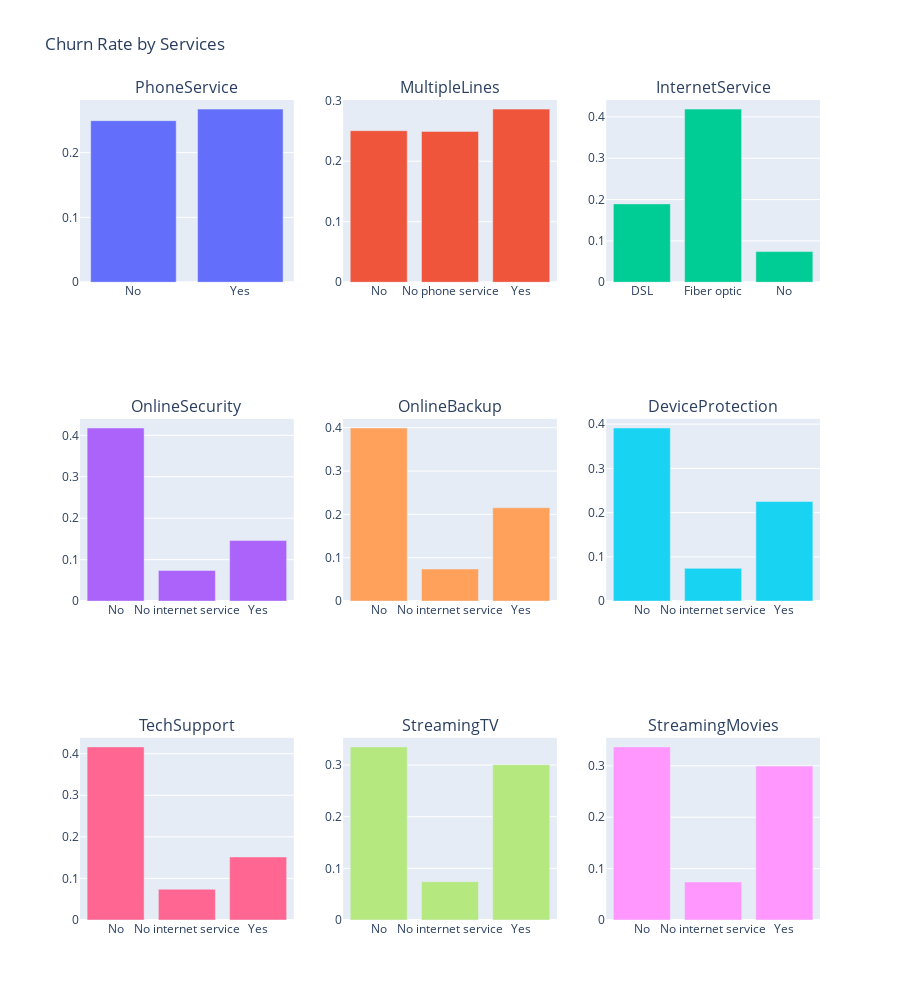

Notebook code cell kept with this figure:
### Markdown cell above
### Churn Rate by Services

### Code cell
service_columns = ['PhoneService', 'MultipleLines', 'InternetService', 'OnlineSecurity',
                  'OnlineBackup', 'DeviceProtection', 'TechSupport', 'StreamingTV', 'StreamingMovies']

churn_rates = []
for service in service_columns:
    churn_rate = df.groupby(service)['Churn'].value_counts(normalize=True).unstack()
    churn_rates.append(churn_rate)

# Create subplots for services
fig_services = make_subplots(
    rows=3,
    cols=3,
    subplot_titles=service_columns
)

for idx, (service, churn_rate) in enumerate(zip(service_columns, churn_rates)):
    row = idx // 3 + 1
    col = idx % 3 + 1
    
    fig_services.add_trace(
        go.Bar(x=churn_rate.index, y=churn_rate['Yes'], name=service),
        row=row,
        col=col
    )

fig_services.update_layout(
    height=1000,
    title_text="Churn Rate by Services",
    showlegend=False
)
fig_services.show()

### Figure 1 — Plotly figure (JSON) as saved in the notebook; plotly's stock layout.template omitted (floating-point values rounded to 4 significant figures)
{"data": [{"name": "PhoneService", "type": "bar", "x": ["No", "Yes"], "xaxis": "x", "y": [0.2493, 0.2671], "yaxis": "y"}, {"name": "MultipleLines", "type": "bar", "x": ["No", "No phone service", "Yes"], "xaxis": "x2", "y": [0.2504, 0.2493, 0.2861], "yaxis": "y2"}, {"name": "InternetService", "type": "bar", "x": ["DSL", "Fiber optic", "No"], "xaxis": "x3", "y": [0.1896, 0.4189, 0.07405], "yaxis": "y3"}, {"name": "OnlineSecurity", "type": "bar", "x": ["No", "No internet service", "Yes"], "xaxis": "x4", "y": [0.4177, 0.07405, 0.1461], "yaxis": "y4"}, {"name": "OnlineBackup", "type": "bar", "x": ["No", "No internet service", "Yes"], "xaxis": "x5", "y": [0.3993, 0.07405, 0.2153], "yaxis": "y5"}, {"name": "DeviceProtection", "type": "bar", "x": ["No", "No internet service", "Yes"], "xaxis": "x6", "y": [0.3913, 0.07405, 0.225], "yaxis": "y6"}, {"name": "TechSupport", "type": "bar", "x": ["No", "No internet service", "Yes"], "xaxis": "x7", "y": [0.4164, 0.07405, 0.1517], "yaxis": "y7"}, {"name": "StreamingTV", "type": "bar", "x": ["No", "No internet service", "Yes"], "xaxis": "x8", "y": [0.3352, 0.07405, 0.3007], "yaxis": "y8"}, {"name": "StreamingMovies", "type": "bar", "x": ["No", "No internet service", "Yes"], "xaxis": "x9", "y": [0.3368, 0.07405, 0.2994], "yaxis": "y9"}], "layout": {"annotations": [{"font": {"size": 16}, "showarrow": false, "text": "PhoneService", "x": 0.1444, "xanchor": "center", "xref": "paper", "y": 1, "yanchor": "bottom", "yref": "paper"}, {"font": {"size": 16}, "showarrow": false, "text": "MultipleLines", "x": 0.5, "xanchor": "center", "xref": "paper", "y": 1, "yanchor": "bottom", "yref": "paper"}, {"font": {"size": 16}, "showarrow": false, "text": "InternetService", "x": 0.8556, "xanchor": "center", "xref": "paper", "y": 1, "yanchor": "bottom", "yref": "paper"}, {"font": {"size": 16}, "showarrow": false, "text": "OnlineSecurity", "x": 0.1444, "xanchor": "center", "xref": "paper", "y": 0.6111, "yanchor": "bottom", "yref": "paper"}, {"font": {"size": 16}, "showarrow": false, "text": "OnlineBackup", "x": 0.5, "xanchor": "center", "xref": "paper", "y": 0.6111, "yanchor": "bottom", "yref": "paper"}, {"font": {"size": 16}, "showarrow": false, "text": "DeviceProtection", "x": 0.8556, "xanchor": "center", "xref": "paper", "y": 0.6111, "yanchor": "bottom", "yref": "paper"}, {"font": {"size": 16}, "showarrow": false, "text": "TechSupport", "x": 0.1444, "xanchor": "center", "xref": "paper", "y": 0.2222, "yanchor": "bottom", "yref": "paper"}, {"font": {"size": 16}, "showarrow": false, "text": "StreamingTV", "x": 0.5, "xanchor": "center", "xref": "paper", "y": 0.2222, "yanchor": "bottom", "yref": "paper"}, {"font": {"size": 16}, "showarrow": false, "text": "StreamingMovies", "x": 0.8556, "xanchor": "center", "xref": "paper", "y": 0.2222, "yanchor": "bottom", "yref": "paper"}], "height": 1000, "showlegend": false, "title": {"text": "Churn Rate by Services"}, "xaxis": {"anchor": "y", "domain": [0, 0.2889]}, "xaxis2": {"anchor": "y2", "domain": [0.3556, 0.6444]}, "xaxis3": {"anchor": "y3", "domain": [0.7111, 1]}, "xaxis4": {"anchor": "y4", "domain": [0, 0.2889]}, "xaxis5": {"anchor": "y5", "domain": [0.3556, 0.6444]}, "xaxis6": {"anchor": "y6", "domain": [0.7111, 1]}, "xaxis7": {"anchor": "y7", "domain": [0, 0.2889]}, "xaxis8": {"anchor": "y8", "domain": [0.3556, 0.6444]}, "xaxis9": {"anchor": "y9", "domain": [0.7111, 1]}, "yaxis": {"anchor": "x", "domain": [0.7778, 1]}, "yaxis2": {"anchor": "x2", "domain": [0.7778, 1]}, "yaxis3": {"anchor": "x3", "domain": [0.7778, 1]}, "yaxis4": {"anchor": "x4", "domain": [0.3889, 0.6111]}, "yaxis5": {"anchor": "x5", "domain": [0.3889, 0.6111]}, "yaxis6": {"anchor": "x6", "domain": [0.3889, 0.6111]}, "yaxis7": {"anchor": "x7", "domain": [0, 0.2222]}, "yaxis8": {"anchor": "x8", "domain": [0, 0.2222]}, "yaxis9": {"anchor": "x9", "domain": [0, 0.2222]}}}
